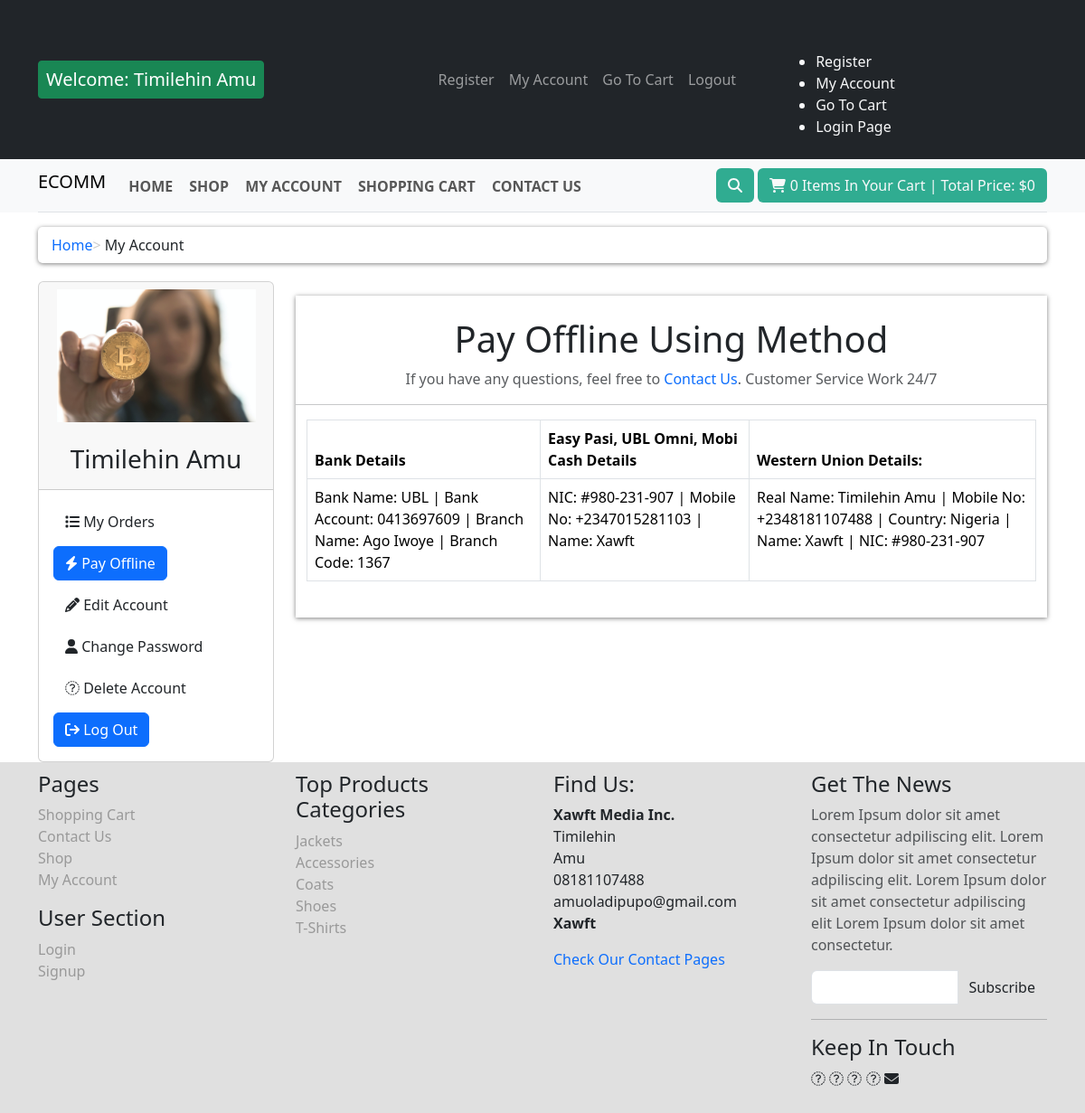
Screenshot of /customer/my_account.php?pay_offline (signed in) with the database file from the repository.
### tables this page shows
CREATE TABLE `customer` (
  `customer_id` int(10) NOT NULL,
  `customer_name` varchar(255) NOT NULL,
  `customer_email` varchar(255) NOT NULL,
  `customer_pass` varchar(25) NOT NULL,
  `customer_city` text NOT NULL,
  `customer_country` text NOT NULL,
  `customer_contact` varchar(255) NOT NULL,
  `customer_address` varchar(255) NOT NULL,
  `customer_image` text NOT NULL,
  `customer_ip` varchar(255) NOT NULL
);

### customer/my_account.php (the view, shortened to what this page needs)
<?php
if(!isset($_SESSION["customer_email"])){
    echo '<script>window.open("../checkout.php", "_self")</script>';
}
else{
    include("../includes/db.php");
    include("../functions/functions.php");
?>
<!DOCTYPE html>
<html lang="en">
<head>
    <link rel="stylesheet" href="../../bootstrap/css/bootstrap.min.css">
    <link rel="stylesheet" href="../../font-awesome-4.7.0/css/font-awesome.css">
    <link rel="stylesheet" href="../css/style.css">
</head>
<body>
<div class="container-fluid bg-dark">
      <div class="container">
      <nav class="navbar navbar-expand-md bg-dark navbar-dark">
      <a href="#" class="btn btn-success btn-sm navbar-brand"><?php
        if(!isset($_SESSION["customer_email"])){
            echo "Welcome: GUEST";
        }
        else{
            $mail = $_SESSION["customer_email"];
            $get_name = "SELECT * FROM customer WHERE customer_email = '$mail'";
            $run_name = mysqli_query($conn, $get_name);
            $row_name = mysqli_fetch_array($run_name);
            $name = $row_name["customer_name"];
            echo "Welcome: ". $name;
        }
        ?></a>
        <div class="collapse navbar-collapse">
        <ul class="menu navbar-nav ms-auto">
            <li class="nav-item"><a href="../customer_register.php" class="nav-link">Register</a></li>
            <li class="nav-item"><a href="../customer/my_account.php" class="nav-link">My Account</a></li>
            <li class="nav-item"><a href="../cart.php" class="nav-link">Go To Cart</a></li>
            <li class="nav-item"><?php
                if(!isset($_SESSION["customer_email"])){
                    echo '<a href="../checkout.php" class="nav-link">Login Page</a>';
                }
                else{
                    echo '<a href="../logout.php" class="nav-link">Logout</a>';
                }
                ?></li>
</ul>
        </div>
        <div class="offcanvas offcanvas-end navbar-offcanvas bg-dark text-light" id="canva">
        <ul class="menu mt-5 ms-5">
            <li class="nav-item"><a href="../customer_register.php" class="nav-link">Register</a></li>
            <li class="nav-item"><a href="../customer/my_account.php" class="nav-link">My Account</a></li>
            <li class="nav-item"><a href="../cart.php" class="nav-link">Go To Cart</a></li>
            <li class="nav-item"><a href="../checkout.php" class="nav-link">Login Page</a></li>
</ul>
        </div>
        </nav>
      </div>
       </div>
<div class="container-fluid bg-light">
    <div class="container">
        <nav class="navbar nav-tabs navbar-expand-md navbar-light">
            <h4 class="navbar-brand">ECOMM</h4>
            <div class="collapse navbar-collapse" id="canva2">
                <ul class="navbar-nav" id="nav-links">
                    <li class="nav-item"><a href="../index.php" class="nav-link">HOME</a></li>
                    <li class="nav-item"><a href="../shop.php" class="nav-link">SHOP</a></li>
                    <li class="nav-item"><a href="../customer/my_account.php" class="nav-link">MY ACCOUNT</a></li>
                    <li class="nav-item"><a href="../cart.php" class="nav-link">SHOPPING CART</a></li>
                    <li class="nav-item"><a href="../contact.php" class="nav-link">CONTACT US</a></li>
                </ul>
            </div>
            <div class="ms-auto">
                <span><button data-bs-toggle="collapse" data-bs-target="#formsearch" class="btn text-light"><i class="fa fa-search"></i></button></span>
                <span><button class="btn text-light"><i class="fa fa-shopping-cart"></i> <?php items();?> Items In Your Cart | Total Price: <?php total_price();?></button></span>
            </div>
        </nav>
    </div>
</div>
<div id="content">
    <div class="container">
        <div class="col-md-12 mt-3">
            <ul class="breadcrumb">
                <li class="padding-right: 3px;"><a style="text-decoration: none;" href="index.php">Home</a> </li>
                <li>My Account</li>
            </ul>
        </div>
        <div class="row">
       <div class="col-md-3">
        <?php include ("includes/sidebar.php"); ?>
        </div>
<div class="col-md-9">
    <div class="box mt-3 pt-4 mb-3 pb-4" style="box-shadow: 0px 1px 5px rgba(0,0,0,0.5);">
    <?php
    if(isset($_GET["my_orders"])){
        include("my_orders.php");
    }
    elseif(isset($_GET["pay_offline"])){
        include("pay_offline.php");
    }
    elseif(isset($_GET["edit_account"])){
        include("edit_account.php");
    }
    elseif(isset($_GET["change_password"])){
        include("change_password.php");
    }
    elseif(isset($_GET["delete_account"])){
        include("delete_account.php");
    }
    else{
        include("my_orders.php");
    }
    ?>
</div>
        </div>
    </div>
</div>
<?php include ("../includes/footer.php"); ?>
</body>
</html>
<?php }?>

### customer/includes/sidebar.php
<div class="card">
    <div class="card-header">
    <center>
        <?php
        $email = $_SESSION["customer_email"];
        $get_customer = "SELECT * FROM customer WHERE customer_email = '$email'";
        $run_customer = mysqli_query($conn, $get_customer);
        while($row_customer = mysqli_fetch_array($run_customer)){
            $image = $row_customer["customer_image"];
            $name = $row_customer["customer_name"];
        }
        ?>
        <img src="../images/customer-images/<?php echo $image; ?>" style="width: 220px;" alt="">
    </center>
<br>
    <h3 class="card-title text-center"><?php echo $name; ?></h3>
    </div>
    <div class="card-body">
        <ul class="nav-pills nav-stacked nav">
            <li><a  class="<?php if(isset($_GET["my_orders"])){echo "btn-primary";}?> btn" href="my_account.php?my_orders" style="text-decoration: none;">
                <i class="fa fa-list"> </i> My Orders
            </a></li>
            <li><a  class="<?php if(isset($_GET["pay_offline"])){echo "btn-primary";}?> btn mt-2" href="my_account.php?pay_offline" style="text-decoration: none;">
                <i class="fa fa-bolt"> </i> Pay Offline
            </a></li>
            <li><a  class="<?php if(isset($_GET["edit_account"])){echo "btn-primary";}?> btn mt-2" href="my_account.php?edit_account" style="text-decoration: none;">
                <i class="fa fa-pencil"> </i> Edit Account
            </a></li>
            <li><a  class="<?php if(isset($_GET["change_password"])){echo "btn-primary";}?> btn mt-2" href="my_account.php?change_password" style="text-decoration: none;">
                <i class="fa fa-user"> </i> Change Password
            </a></li>
            <li><a  class="<?php if(isset($_GET["delete_account"])){echo "btn-primary";}?> btn mt-2" href="my_account.php?delete_account" style="text-decoration: none;">
                <i class="fa fa-trash-o"> </i> Delete Account
            </a></li>
            <li><form action="logout.php" method="post"><button  class="btn-primary btn mt-2"  name="logout">
                <i class="fa fa-sign-out"> </i> Log Out
</button></form></li>
</ul>
    </div>
</div>

### css/style.css (style rules this page uses)
* { margin: 0; padding: 0; }
div.ms-auto button, .btn1 { background-color: rgb(48, 172, 145); }
div#canva2 ul li a { font-weight: bolder; }
.breadcrumb { padding: 8px 15px; margin-bottom: 20px; background-color: #fff; border-radius: 5px; box-shadow: 0px 1px 5px rgba(0,0,0,0.5); }
.breadcrumb > li + li::before { content: ">\00a0"; color: #ccc; }

### rows the page displays
customer: customer_name "Timilehin Amu", customer_image (picture)

### other values shown
$count_items "0"
$total "0"
